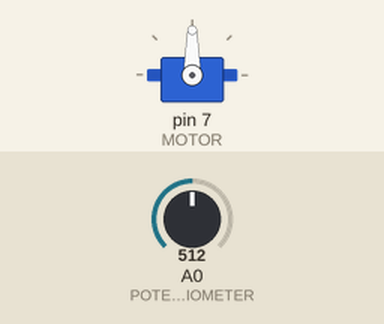
Recording of a program running on a simulated Arduino Uno, built with avr-gcc and run on an emulated ATmega328P. On the bench: servo. The inputs (shaded band) are chosen by the test bench; at power-on: A0 (POTENTIOMETER) = 512.

Above: at 1.2 s.
1.3 s: A0 (POTENTIOMETER) set to 716
At 1.8 s:
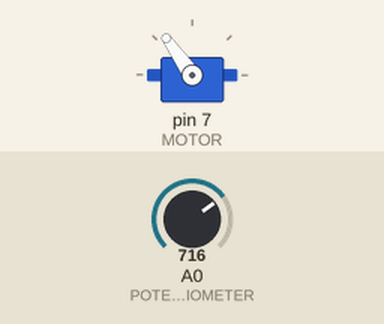
2.8 s: A0 (POTENTIOMETER) set to 900
At 3.9 s:
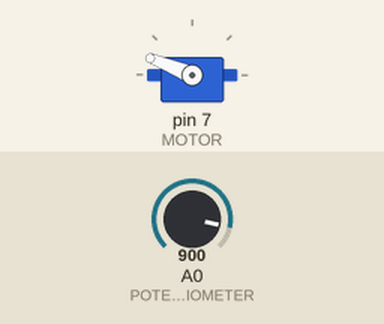
4.3 s: A0 (POTENTIOMETER) set to 1023
At 5.3 s:
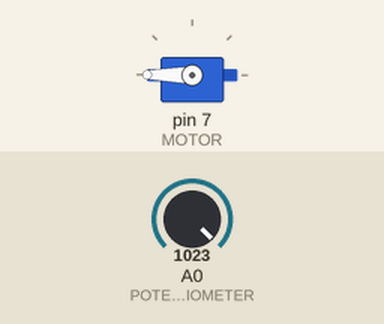
5.8 s: A0 (POTENTIOMETER) set to 306
At 6.2 s:
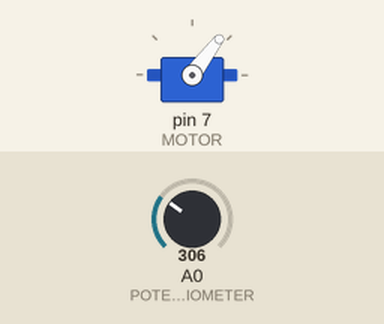
7.3 s: A0 (POTENTIOMETER) set to 122
At 7.6 s:
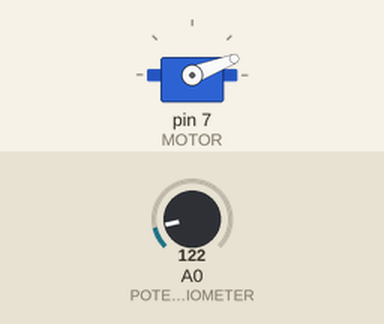
Timing chart, 0 to 9.8 s (numbered marks = the images above; inputs shaded):
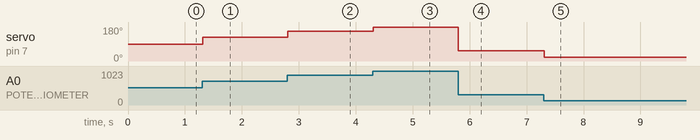

The program:

main.cpp
```cpp
#include <Arduino.h>
#include "traffic_light/traffic_light.hpp"
#include "servo/servo.hpp"

void setup() {
  // setup_traffic_LED(RED, YELLOW, GREEN);
  setup_servo();
  Serial.begin(115200);
}

void loop() {
  // traffic_loop();
  servo_read();
}
```

servo.cpp
```cpp
#include <Arduino.h>
#include <Servo.h>

#define MOTOR 7
#define POTENTIOMETER A0

int angle = 0;
int reading = 0;

Servo servo;

void setup_servo() {
    servo.attach(MOTOR);
}

void servo_read() {
    reading = analogRead(POTENTIOMETER); // read the analog input
    angle = map(reading, 0, 1023, 0, 180); // map the input to a value between 0 and 180 degrees
    servo.write(angle); // tell the servo to go to the set position
    delay(15); // wait 15 ms for the servo to reach the position
}
```

servo.hpp
```cpp
#ifndef SERVO_HPP
#define SERVO_HPP

#include <Arduino.h>
#include <Servo.h>

#define MOTOR 7
#define POTENTIOMETER A0

extern int angle;
extern int reading;

extern Servo servo;

void setup_servo();
void servo_read();

#endif
```

traffic_light.cpp
```cpp
#include <Arduino.h>

#define RED 13
#define YELLOW 12
#define GREEN 8

void toggle_LED(int pin, int delay);
void setup_traffic_LED(int red, int yellow, int green);
void traffic_loop();

void setup_traffic_LED(int red, int yellow, int green) {
    pinMode(RED, OUTPUT);
    pinMode(YELLOW, OUTPUT);
    pinMode(GREEN, OUTPUT);
}

void toggle_LED(int pin, int time) {
    digitalWrite(pin, HIGH);
    delay(time);
    digitalWrite(pin, LOW);
}

void traffic_loop() {
    toggle_LED(GREEN, 3000);
    toggle_LED(YELLOW, 3000);
    toggle_LED(RED, 3000);
}
```

traffic_light.hpp
```cpp
#ifndef TRAFFIC_LIGHT_H
#define TRAFFIC_LIGHT_H

#include <Arduino.h>

#define RED 13
#define YELLOW 12
#define GREEN 8

void toggle_LED(int pin, int delay);
void setup_traffic_LED(int red, int yellow, int green);
void traffic_loop();

#endif
```

Measured:
- after the input at 1.3 s, servo on pin 7 (MOTOR): 90° → 125° at once
- after the input at 2.8 s, servo on pin 7 (MOTOR): 125° → 158° at once
- after the input at 4.3 s, servo on pin 7 (MOTOR): 158° → 180° at once
- after the input at 5.8 s, servo on pin 7 (MOTOR): 180° → 53° at once
- after the input at 7.3 s, servo on pin 7 (MOTOR): 53° → 21° at once
